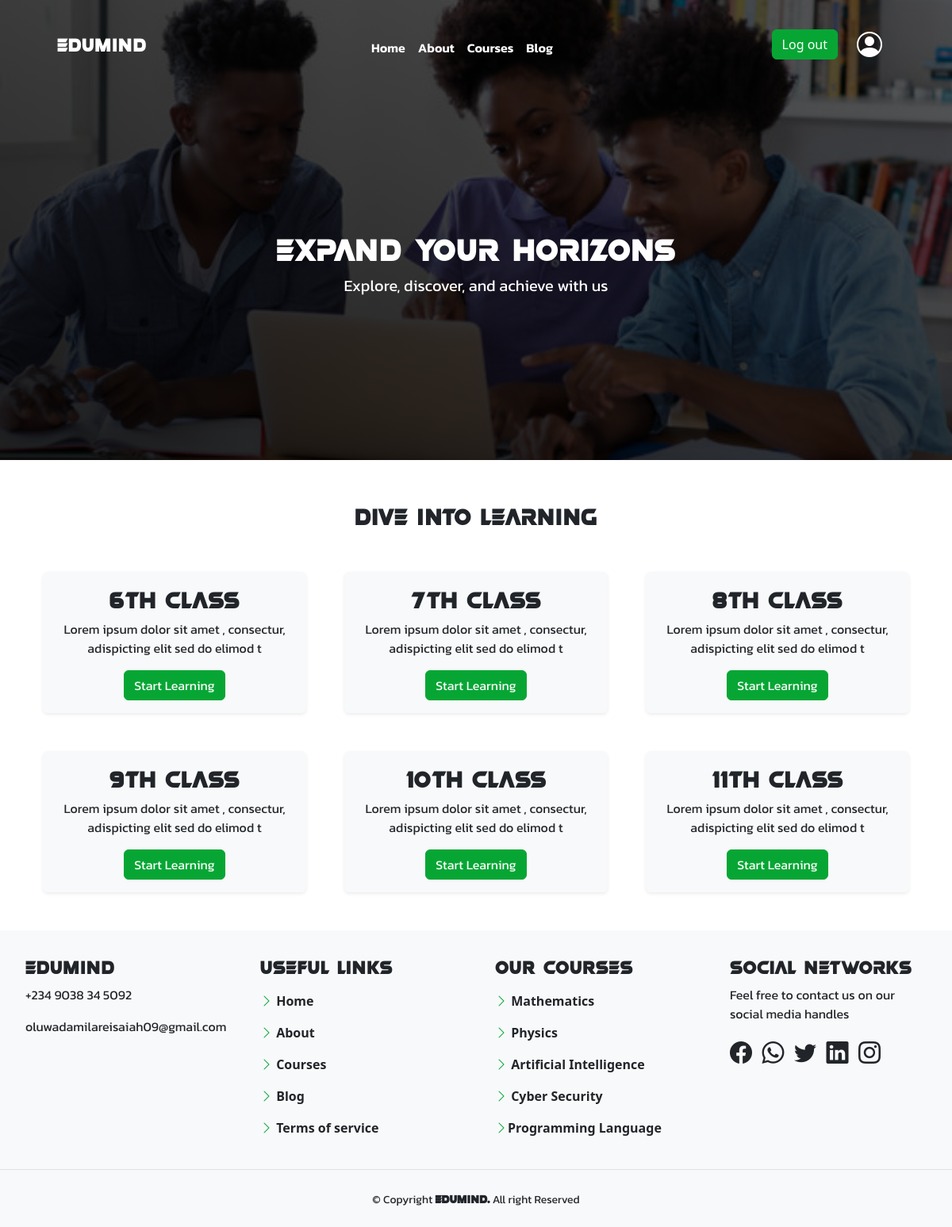
Screenshot of /curriculum/ (signed in) with the database file from the repository.
### curriculum/models.py (models this page shows, shortened)
class Standard(models.Model):
    name = models.CharField(max_length=100, unique=True)
    slug = models.SlugField(null=True, blank=True)
    description = models. TextField(max_length=500, blank=True)

### curriculum/views.py (the view)
# urls.py: path('', views.StandardListView.as_view(), name='standard_list'),
class StandardListView(ListView):
    context_object_name = 'standards'
    model = Standard
    template_name = 'curriculum/standard_list_view.html'

### curriculum/templates/curriculum/standard_list_view.html (shortened to what this page needs)
{% extends 'base.html' %}
{% load static %}
{% block main %}
<link rel="stylesheet" href="{% static '/css/course.css' %}">
<header>
    <article class="upper-div">
        <nav class="navbar  navbar-expand-lg ">
            <div class="container-fluid mt-4">
                <a class="navbar-brand text-white fs-4" href="#" style="font-family: var(--head);">EDUMIND</a>
                <div class="collapse navbar-collapse" id="navbarSupportedContent">
                    <ul class="navbar-nav m-auto fw-semibold mb-2 mb-lg-0"
                    style="font-family: 'Kanit', sans-serif;">
                        <li class="nav-item">
                            <a class="nav-link active text-white" aria-current="page" href="{% url 'index' %}">Home</a>
                        </li>
                        <li class="nav-item">
                            <a class="nav-link text-white" href="{% url 'about' %}">About</a>
                        </li>
                        <li class="nav-item dropdown">
                            <a class="nav-link text-white " href="{% url 'curriculum:standard_list' %}">
                                Courses
                            </a>
                        </li>
                        <li class="nav-item">
                            <a class="nav-link text-white" href="library.html">Blog</a>
                        </li>
                    </ul>
                    {% if user.is_authenticated %}
                    <a href="{% url 'user_logout' %}" class="btn btn-success mx-2 text-white">Log out</a>
                    {% else %}
                    <a href="{% url 'register' %}" class="btn btn-success mx-2 text-white">Sign Up</a>
                    <a href="{% url 'user_login' %}" class="btn btn-success mx-2 text-white">Sign In</a>
                    {% endif %}
                    <a href="#" class="text-decoration-none text-white mx-3"><i
                            class="bi bi-person-circle fs-2"></i></a>
                </div>
            </div>
        </nav>
    </article>
    <article class="lower-div">
        <h1 class="text-white" style="font-family: var(--head);">Expand your horizons</h1>
        <p class="text-white fs-5" style="font-family: 'Kanit', sans-serif;">Explore, discover, and achieve with us
        </p>
    </article>
</header>
<div class="d-flex my-5 align-items-center justify-content-center"
    style="font-family: var(--head); font-size: var(--sect);">
    Dive into learning
</div>
<div class="container px-4 text-center">
    <div class="row g-5">
        {% for standard in standards %}
        <div class="col-lg-4">
            <div class="p-3 text-dark shadow-sm bg-light rounded-2"
                style="box-shadow: rgba(99, 99, 99, 0.2) 0px 2px 8px 0px;">
                <h2 style="font-family: var(--head); font-size: var(--sect);">{{standard.name}}</h2>
                <p style="font-family: 'Kanit', sans-serif;">{{standard.description|truncatechars:75}}</p>
                {% if user.is_authenticated %}
                <a href="{% url 'curriculum:subject_list' slug=standard.slug %}"
                    style="font-family: 'Kanit', sans-serif;" class="btn btn-success">Start Learning</a>
                {% else %}
                <a href="{% url 'register' %}" class="btn btn-success mx-2 text-white">Sign Up</a>
                    <a href="{% url 'user_login' %}" class="btn btn-success mx-2 text-white" >Sign In</a>
                    {% endif %}
            </div>
        </div>
        {% endfor %}
    </div>
</div>
{% include 'footer.html' %}
{% endblock %}

### static/css/course.css (style rules this page uses)
* { margin: 0px; padding: 0px; }
header { height: 580px; background-image: linear-gradient(30deg, rgba(0, 0, 0, 0.877), rgba(0, 0, 0, 0.631)), url(../img/360_F_296113687_9h1gc2ochsvdvTqeBsbauk6COAz9gvPf.jpg); background-size: cover; background-repeat: no-repeat; background-position: center; transition: 2s; animation: anime alternate; animation-duration: 12s; animation-delay: 3s; animation-timing-function: cubic-bezier(0.19, 1, 0.22, 1); }
.upper-div { height: 100px; width: 90%; margin: auto; }
.lower-div { height: 480px; display: flex; justify-content: center; align-items: center; width: 90%; margin: auto; flex-direction: column; }
:root { --head: myfont; --back: #07a634; --sect: 30px; --p: fonts; }

### rows the page displays
Standard: name "6th Class", description "Lorem ipsum dolor sit amet , consectur, adispicting elit sed do elimod t"
Standard: name "7th Class", description "Lorem ipsum dolor sit amet , consectur, adispicting elit sed do elimod t"
Standard: name "8th Class", description "Lorem ipsum dolor sit amet , consectur, adispicting elit sed do elimod t"
Standard: name "9th Class", description "Lorem ipsum dolor sit amet , consectur, adispicting elit sed do elimod t"
Standard: name "10th Class", description "Lorem ipsum dolor sit amet , consectur, adispicting elit sed do elimod t"
Standard: name "11th Class", description "Lorem ipsum dolor sit amet , consectur, adispicting elit sed do elimod t"
